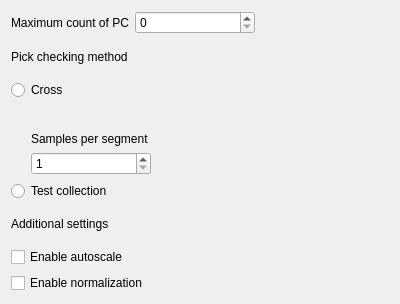
<?xml version="1.0" encoding="UTF-8"?>
<ui version="4.0">
 <class>WebDialogPLSBuildSettingsRefactor</class>
 <widget class="QWidget" name="WebDialogPLSBuildSettingsRefactor">
  <property name="geometry">
   <rect>
    <x>0</x>
    <y>0</y>
    <width>400</width>
    <height>304</height>
   </rect>
  </property>
  <property name="windowTitle">
   <string>Form</string>
  </property>
  <layout class="QVBoxLayout" name="verticalLayout">
   <item>
    <layout class="QHBoxLayout" name="horizontalLayout">
     <item>
      <widget class="QLabel" name="label">
       <property name="text">
        <string>Maximum count of PC</string>
       </property>
      </widget>
     </item>
     <item>
      <widget class="QSpinBox" name="spinBox_PCMaxCount">
       <property name="minimumSize">
        <size>
         <width>120</width>
         <height>0</height>
        </size>
       </property>
       <property name="maximumSize">
        <size>
         <width>16777215</width>
         <height>16777215</height>
        </size>
       </property>
      </widget>
     </item>
     <item>
      <spacer name="horizontalSpacer">
       <property name="orientation">
        <enum>Qt::Horizontal</enum>
       </property>
       <property name="sizeHint" stdset="0">
        <size>
         <width>40</width>
         <height>20</height>
        </size>
       </property>
      </spacer>
     </item>
    </layout>
   </item>
   <item>
    <widget class="QLabel" name="label_2">
     <property name="text">
      <string>Pick checking method</string>
     </property>
    </widget>
   </item>
   <item>
    <widget class="QRadioButton" name="radioButton_crossMethod">
     <property name="text">
      <string>Cross</string>
     </property>
     <attribute name="buttonGroup">
      <string notr="true">mainRadioGroup</string>
     </attribute>
    </widget>
   </item>
   <item>
    <layout class="QVBoxLayout" name="verticalLayout_2">
     <property name="spacing">
      <number>6</number>
     </property>
     <property name="leftMargin">
      <number>20</number>
     </property>
     <item>
      <layout class="QHBoxLayout" name="horizontalLayout_2">
       <property name="spacing">
        <number>6</number>
       </property>
       <property name="leftMargin">
        <number>0</number>
       </property>
       <item>
        <widget class="TabSwitcher" name="tabSwitcher_fullSegmented" native="true">
         <property name="minimumSize">
          <size>
           <width>0</width>
           <height>20</height>
          </size>
         </property>
        </widget>
       </item>
       <item>
        <spacer name="horizontalSpacer_2">
         <property name="orientation">
          <enum>Qt::Horizontal</enum>
         </property>
         <property name="sizeHint" stdset="0">
          <size>
           <width>40</width>
           <height>1</height>
          </size>
         </property>
        </spacer>
       </item>
      </layout>
     </item>
     <item>
      <widget class="QLabel" name="label_samplePerSegment">
       <property name="text">
        <string>Samples per segment</string>
       </property>
       <property name="indent">
        <number>-1</number>
       </property>
      </widget>
     </item>
     <item>
      <widget class="QSpinBox" name="spinBox_samplePerSegment">
       <property name="maximumSize">
        <size>
         <width>120</width>
         <height>16777215</height>
        </size>
       </property>
       <property name="minimum">
        <number>1</number>
       </property>
      </widget>
     </item>
    </layout>
   </item>
   <item>
    <widget class="QRadioButton" name="radioButton_testMethod">
     <property name="text">
      <string>Test collection</string>
     </property>
     <attribute name="buttonGroup">
      <string notr="true">mainRadioGroup</string>
     </attribute>
    </widget>
   </item>
   <item>
    <layout class="QHBoxLayout" name="horizontalLayout_testMethod">
     <property name="leftMargin">
      <number>20</number>
     </property>
    </layout>
   </item>
   <item>
    <widget class="QLabel" name="label_4">
     <property name="text">
      <string>Additional settings</string>
     </property>
    </widget>
   </item>
   <item>
    <widget class="QCheckBox" name="checkBox_enableAutoscale">
     <property name="text">
      <string>Enable autoscale</string>
     </property>
    </widget>
   </item>
   <item>
    <widget class="QCheckBox" name="checkBox_enableNormalization">
     <property name="text">
      <string>Enable normalization</string>
     </property>
    </widget>
   </item>
  </layout>
 </widget>
 <customwidgets>
  <customwidget>
   <class>TabSwitcher</class>
   <extends>QWidget</extends>
   <header>ui/controls/tab_switcher.h</header>
   <container>1</container>
  </customwidget>
 </customwidgets>
 <resources/>
 <connections/>
 <buttongroups>
  <buttongroup name="mainRadioGroup"/>
 </buttongroups>
</ui>
